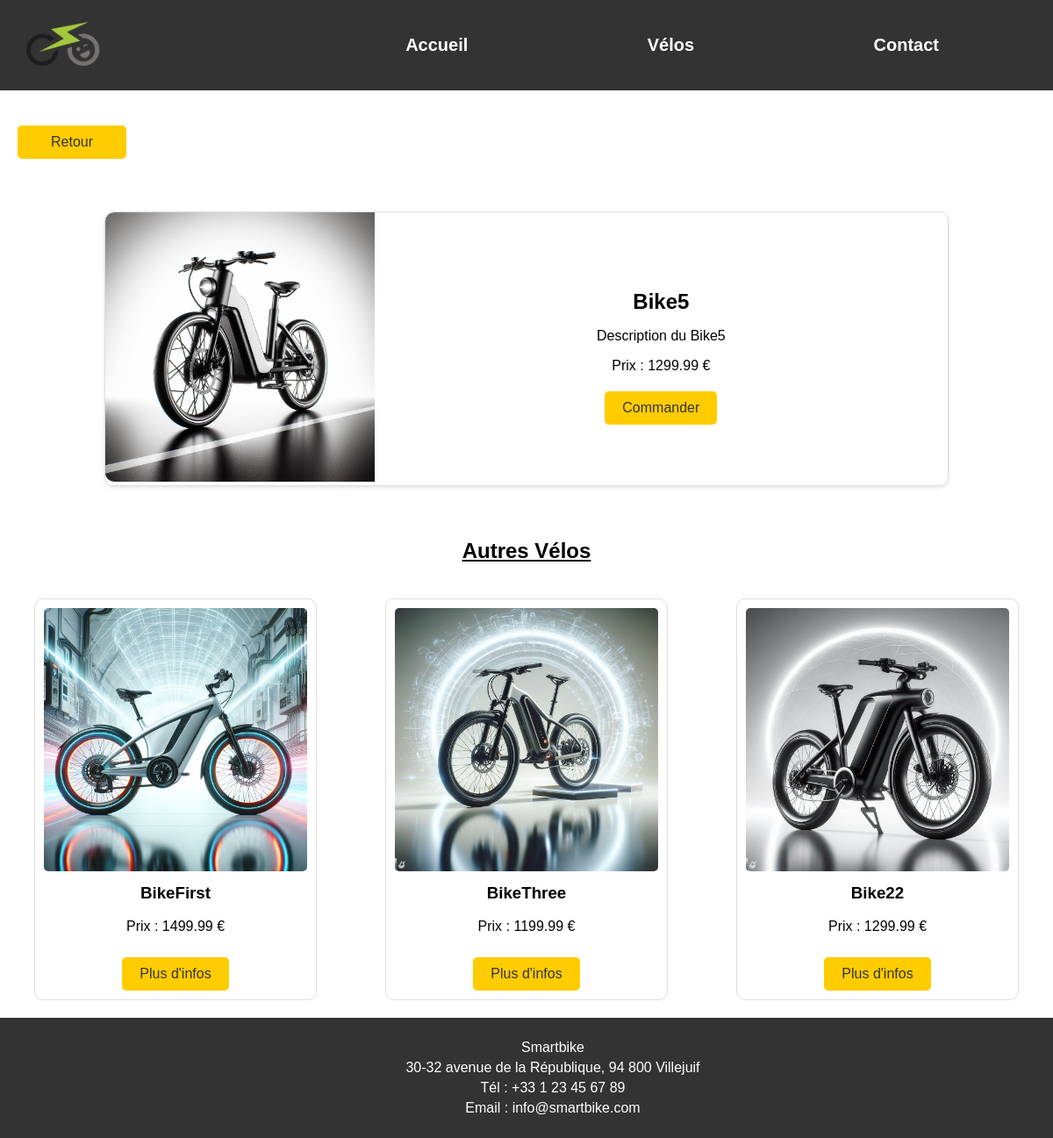
The page /Smartbike/index.php?page=produit&velo=11 on the database its author committed.
### tables this page shows
CREATE TABLE IF NOT EXISTS `velos` (
  `id` int NOT NULL AUTO_INCREMENT,
  `nom` varchar(255) NOT NULL,
  `description` text,
  `prix` decimal(10,2) NOT NULL,
  `image` varchar(255) NOT NULL,
  PRIMARY KEY (`id`)
);

### Smartbike/model/VeloModel.php (called while the page is built, shortened)
<?php
require_once 'Database.php';
class VeloModel
{
    private $conn;
    public function __construct()
    {
        $db = new Database();
        $this->conn = $db->getConnection();
    }
    public function getVeloDetails($veloId)
    {
        $query = "SELECT * FROM velos WHERE id = :id";
        $stmt = $this->conn->prepare($query);
        $stmt->bindValue(':id', $veloId, PDO::PARAM_INT);
        $stmt->execute();
        return $stmt->fetch(PDO::FETCH_ASSOC);
    }
    public function getOtherVelos($veloId, $limit)
    {
        $query = "SELECT * FROM velos WHERE id != :id ORDER BY RAND() LIMIT :limit";
        $stmt = $this->conn->prepare($query);
        $stmt->bindValue(':id', $veloId, PDO::PARAM_INT);
        $stmt->bindValue(':limit', $limit, PDO::PARAM_INT);
        $stmt->execute();
        return $stmt->fetchAll(PDO::FETCH_ASSOC);
    }
}

### Smartbike/model/Database.php (called while the page is built, shortened)
<?php
class Database
{
    private $host = "localhost";
    private $db_name = "smartbike";
    private $username = "root";
    private $password = "";
    public function getConnection()
    {
        $this->conn = null;
        try {
            $this->conn = new PDO("mysql:host=" . $this->host . ";dbname=" . $this->db_name, $this->username, $this->password);
            $this->conn->exec("set names utf8");
        } catch (PDOException $exception) {
            echo "Erreur de connexion : " . $exception->getMessage();
        }
        return $this->conn;
    }
}

### Smartbike/view/velo_details.php (the view)
<div id="content">
    <a href="?page=velos" class="back-button">Retour</a>
    <?php if ($veloDetails): ?>
        <div class="velo-details-card">
            <div class="velo-details-image">
                <img src="images/<?php echo $veloDetails['image']; ?>" alt="<?php echo $veloDetails['nom']; ?>">
            </div>
            <div class="velo-details-info">
                <h2>
                    <?php echo $veloDetails['nom']; ?>
                </h2>
                <p>
                    <?php echo $veloDetails['description']; ?>
                </p>
                <p>Prix :
                    <?php echo $veloDetails['prix']; ?> €
                </p>
                <a href="?page=commander">Commander</a>
            </div>
        </div>
        <h2 class="otherbike">Autres Vélos</h2>
        <div class="velo-cards">
            <?php
            foreach ($otherVelos as $otherVelo):
                ?>
                <div class="velo-card">
                    <img src="images/<?php echo $otherVelo['image']; ?>" alt="<?php echo $otherVelo['nom']; ?>">
                    <h3>
                        <?php echo $otherVelo['nom']; ?>
                    </h3>
                    <p>Prix :
                        <?php echo $otherVelo['prix']; ?> €
                    </p>
                    <a href="?page=produit&velo=<?php echo $otherVelo['id']; ?>">Plus d'infos</a>
                </div>
            <?php endforeach; ?>
        </div>
    <?php else: ?>
        <p>Vélo non trouvé.</p>
    <?php endif; ?>
</div>

### Smartbike/css/style.css (style rules this page uses)
body { font-family: Arial, sans-serif; margin: 0; padding: 0; }
.velo-cards { display: flex; flex-wrap: wrap; justify-content: space-around; }
.velo-card { width: 300px; margin: 20px; border: 1px solid #ddd; border-radius: 10px; padding: 10px; text-align: center; }
.velo-card img { max-width: 100%; border-radius: 5px; }
.velo-card h3 { margin-top: 10px; }
.velo-card a { display: inline-block; padding: 10px 20px; background-color: #ffcc00; color: #333; text-decoration: none; border-radius: 5px; margin-top: 10px; }
.velo-details-card { display: flex; width: 80%; margin: 60px auto; border: 1px solid #ddd; border-radius: 10px; overflow: hidden; box-shadow: 0 2px 4px rgba(0, 0, 0, 0.1); }
.velo-details-image { flex: 1; }
.velo-details-image img { width: 100%; height: auto; border-radius: 10px 0 0 10px; }
.velo-details-info { flex: 2; padding: 20px; text-align: center; margin: auto; }
.velo-details-info h2 { margin-bottom: 10px; }
.velo-details-info p { margin-bottom: 10px; }
.velo-details-info a { display: inline-block; padding: 10px 20px; background-color: #ffcc00; color: #333; text-decoration: none; border-radius: 5px; margin-top: 10px; }
.back-button { display: block; width: 7%; text-align: center; text-decoration: none; color: #333; background-color: #ffcc00; padding: 10px 20px; border-radius: 5px; margin-top: 40px; margin-left: 20px; cursor: pointer; }
.otherbike { text-align: center; text-decoration: underline; }

### rows shown on the page
velos: image+nom (picture), nom "Bike5", description "Description du Bike5", prix "1299.99"
velos: image+nom (picture), nom "BikeFirst", prix "1499.99"
velos: image+nom (picture), nom "BikeThree", prix "1199.99"
velos: image+nom (picture), nom "Bike22", prix "1299.99"
